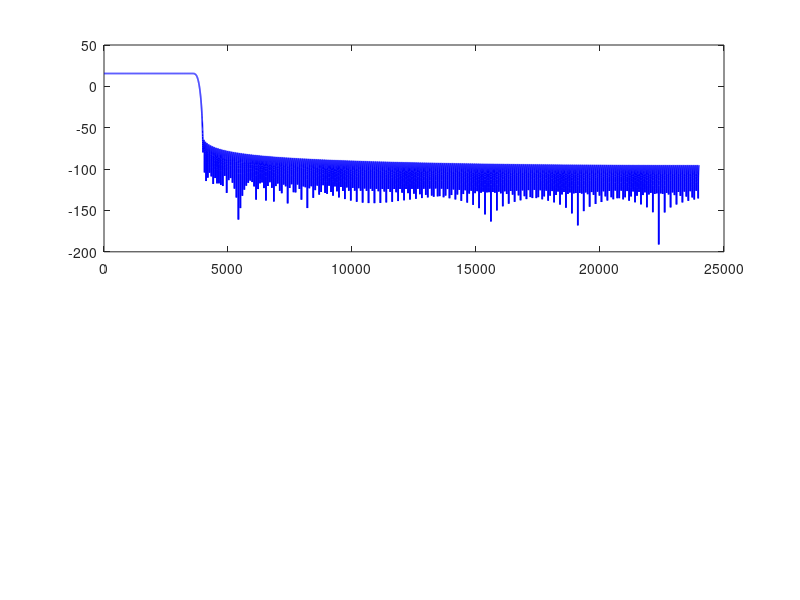

This figure's MATLAB source: (Note: this script raises an error after producing the figure.)
% %% test
% t = (0:fs-1)/fs;   % 或 0:1/fs:1-1/fs
% x = sin(2*pi*f1*t);
% plot(t, x);        % 横轴应为时间
% xlim([0, 0.005]);   % 看几个周期就够了


%% 48kHz -> 8kHz 抗混叠低通滤波器设计 (Kaiser 窗)
% 用途: 降采样前低通滤波, 防止 4kHz 以上频率混叠到 8kHz 采样后的 0-4kHz
% 流程: x[48k] -> H(z)低通 -> 每6点抽1点 -> y[8k]

clear; clc; close all;

%% 1. 参数设置
fs_in   = 48000;            % 输入采样率
fs_out  = 8000;             % 输出采样率
Q       = fs_in / fs_out;   % 抽取因子 = 6
P = Q;

f_nyq_out = fs_out / 2;     % 输出 Nyquist = 4000 Hz

% 滤波器指标
fp  = 3600;                 % 通带边缘 (Hz) - 保留到 3.6 kHz
fst = 4000;                 % 阻带边缘 (Hz) - 4 kHz 以上必须衰减
Ap  = 1;                    % 通带纹波 (dB)
Ast = 80;                   % 阻带衰减 (dB)

fprintf('===== 滤波器设计参数 =====\n');
fprintf('输入采样率     : %d Hz\n', fs_in);
fprintf('输出采样率     : %d Hz\n', fs_out);
fprintf('抽取因子 Q     : %d\n', Q);
fprintf('通带边缘 fp    : %d Hz\n', fp);
fprintf('阻带边缘 fst   : %d Hz\n', fst);
fprintf('阻带衰减 Ast   : %d dB\n\n', Ast);

%% 2. 用 kaiserord 估计阶数和 beta
% kaiserord 中频率可指定以 Hz 为单位 (传入 fs)
f_vec = [fp, fst];
a_vec = [1, 0];                             % 通带=1, 阻带=0
dev   = [(10^(Ap/20)-1)/(10^(Ap/20)+1), 10^(-Ast/20)];

[n, Wn, beta, ftype] = kaiserord(f_vec, a_vec, dev, fs_in);

% 保证 n 为偶数 (滤波器长度为奇数 => Type I 线性相位)
n = n + mod(n, 2);

fprintf('===== Kaiser 估计结果 =====\n');
fprintf('估计阶数 n     : %d\n', n);
fprintf('滤波器长度 L   : %d\n', n+1);
fprintf('Kaiser beta    : %.4f\n', beta);
fprintf('群延迟 (样本)  : %.2f\n\n', n/2);

%% 3. 设计滤波器
fc      = (fp + fst) / 2;           % 截止频率取过渡带中点 = 3800 Hz
Wn_fir  = fc / (fs_in / 2);         % fir1 要求归一化到 fs_in/2

h = fir1(n, Wn_fir, 'low', kaiser(n+1, beta));

% 归一化直流增益为 1 (让通带幅度≈1)
h = h / sum(h);
h = h * P;   % 上采样用：补偿插零导致的 P 倍衰减

L = length(h);
fprintf('实际滤波器长度 : %d\n', L);
fprintf('实际群延迟     : %.2f 个输入样本\n\n', (L-1)/2);

%% 4. 幅频响应
[H, w] = freqz(h, 1, 16384, fs_in);

figure('Name', '滤波器频响', 'Position', [100 100 900 650]);

subplot(2,1,1);
plot(w, 20*log10(abs(H)+eps), 'b', 'LineWidth', 1.2); hold on;
yline(-Ast, 'r--', 'LineWidth', 1, 'Label', sprintf('阻带要求 -%d dB', Ast));
xline(f_nyq_out, 'k--', 'LineWidth', 1, 'Label', '4 kHz');
xline(fp,  'g--', 'LineWidth', 1, 'Label', sprintf('fp=%d', fp));
xline(fst, 'm--', 'LineWidth', 1, 'Label', sprintf('fst=%d', fst));
xlim([0 fs_in/2]); ylim([-130 5]);
grid on;
xlabel('频率 (Hz)'); ylabel('幅度 (dB)');
title('幅频响应 (全带 0-24 kHz)');

subplot(2,1,2);
plot(w, 20*log10(abs(H)+eps), 'b', 'LineWidth', 1.2); hold on;
xline(f_nyq_out, 'k--', 'LineWidth', 1);
xline(fp, 'g--', 'LineWidth', 1);
xline(fst, 'm--', 'LineWidth', 1);
xlim([0 8000]); ylim([-130 5]);
grid on;
xlabel('频率 (Hz)'); ylabel('幅度 (dB)');
title('幅频响应 (放大 0-8 kHz)');

%% 5. 通带细节
figure('Name', '通带细节', 'Position', [100 100 900 350]);
plot(w, 20*log10(abs(H)+eps), 'b', 'LineWidth', 1.2); hold on;
yline( Ap, 'r--'); yline(-Ap, 'r--');
xlim([0 fp]); ylim([-3 1]);
grid on;
xlabel('频率 (Hz)'); ylabel('幅度 (dB)');
title('通带 0 - 3.6 kHz 纹波');

%% 6. 脉冲响应与 Kaiser 窗
figure('Name', '脉冲响应与窗', 'Position', [100 100 900 500]);

subplot(2,1,1);
stem(0:L-1, h, '.', 'MarkerSize', 8);
grid on; xlabel('n'); ylabel('h[n]');
title('FIR 脉冲响应 (对称 => 线性相位)');

subplot(2,1,2);
w_k = kaiser(L, beta);
plot(0:L-1, w_k, 'r', 'LineWidth', 1.2);
grid on; xlabel('n'); ylabel('w[n]');
title(sprintf('Kaiser 窗 (\\beta = %.3f)', beta));

%% 7. 相位响应 (验证线性相位)
figure('Name', '相位响应', 'Position', [100 100 900 350]);
phi = unwrap(angle(H));
plot(w, phi * 180/pi, 'b', 'LineWidth', 1.2);
xlim([0 fs_in/2]); grid on;
xlabel('频率 (Hz)'); ylabel('相位 (度)');
title('相位响应 (应为直线 => 线性相位)');

%% 8. 群延迟
figure('Name', '群延迟', 'Position', [100 100 900 350]);
gd = grpdelay(h, 1, 16384, fs_in);
plot(w, gd, 'b', 'LineWidth', 1.2); hold on;
yline((L-1)/2, 'r--', 'LineWidth', 1, 'Label', sprintf('%.2f', (L-1)/2));
xlim([0 fp]); grid on;
xlabel('频率 (Hz)'); ylabel('群延迟 (样本)');
title('群延迟 (通带内应恒为 (L-1)/2)');

%% 9. 信号级验证: 多频正弦, 看混叠是否被压住
t = (0:4800-1) / fs_in;     % 0.1 秒

% 1 kHz (保留) + 3.5 kHz (保留) + 5 kHz (衰减) + 6 kHz (衰减)
% 若不滤波直接抽取: 5kHz -> 混叠到 3kHz, 6kHz -> 混叠到 2kHz
x = sin(2*pi*1000*t) + sin(2*pi*3500*t) + ...
    sin(2*pi*5000*t) + sin(2*pi*6000*t);

y_filt = filter(h, 1, x);       % FIR 滤波
y_out  = y_filt(1:Q:end);       % 每 Q=6 点抽 1 点

figure('Name', '信号级验证', 'Position', [100 100 900 650]);

subplot(3,1,1);
plot(t*1000, x, 'b'); xlim([0 30]);
grid on; xlabel('t (ms)'); ylabel('x');
title('原始信号 48kHz: 1k + 3.5k + 5k + 6k');

subplot(3,1,2);
plot(t*1000, y_filt, 'b'); xlim([0 30]);
grid on; xlabel('t (ms)'); ylabel('滤波后');
title('滤波后: 5k/6k 被衰减, 剩余 1k + 3.5k');

subplot(3,1,3);
t_out = (0:length(y_out)-1) / fs_out;
plot(t_out*1000, y_out, 'r'); xlim([0 30]);
grid on; xlabel('t (ms)'); ylabel('y');
title('抽取后 8kHz 输出');

% 频谱对比
figure('Name', '频谱对比', 'Position', [100 100 900 500]);

subplot(2,1,1);
[Px, Fx] = pwelch(x, [], [], 8192, fs_in);
plot(Fx/1000, 10*log10(Px), 'b'); grid on;
xlabel('频率 (kHz)'); ylabel('PSD (dB/Hz)');
title('原始信号频谱'); xlim([0 12]);

subplot(2,1,2);
[Py, Fy] = pwelch(y_out, [], [], 4096, fs_out);
plot(Fy/1000, 10*log10(Py), 'r'); grid on;
xlabel('频率 (kHz)'); ylabel('PSD (dB/Hz)');
title('抽取后 8kHz 信号频谱 (5k/6k 混叠分量被抑制)');
xlim([0 4]);

%% 10. 导出系数为 C 头文件
%filename = 'lpf_48k_to_8k.h';
filename = 'lpf_8k_to_48k.h';
fid = fopen(filename, 'w');

fprintf(fid, '/* ============================================\n');
fprintf(fid, ' * 48kHz -> 8kHz 抗混叠 FIR 低通滤波器\n');
fprintf(fid, ' * 设计方法 : Kaiser 窗\n');
fprintf(fid, ' * 阶数     : %d, 长度 : %d\n', n, L);
fprintf(fid, ' * 采样率   : %d Hz\n', fs_in);
fprintf(fid, ' * 通带边缘 : %d Hz\n', fp);
fprintf(fid, ' * 阻带边缘 : %d Hz\n', fst);
fprintf(fid, ' * 阻带衰减 : %d dB\n', Ast);
% fprintf(fid, ' * 抽取因子 : Q = %d\n', Q);
fprintf(fid, ' * 抽取因子 : P = %d\n', P);
fprintf(fid, ' * 群延迟   : %.4f 样本 (整数 %d)\n', (L-1)/2, round((L-1)/2));
fprintf(fid, ' * ============================================ */\n\n');

% fprintf(fid, '#ifndef LPF_48K_TO_8K_H\n#define LPF_48K_TO_8K_H\n\n');
fprintf(fid, '#ifndef LPF_8K_TO_48K_H\n#define LPF_8K_TO_48K_H\n\n');   % guard 改名
fprintf(fid, '#define LPF_LEN              %d\n', L);
fprintf(fid, '#define LPF_Q                %d\n', P);
fprintf(fid, '#define LPF_P                %d\n', P);
fprintf(fid, '#define LPF_GROUP_DELAY      %.4f\n', (L-1)/2);
fprintf(fid, '#define LPF_GROUP_DELAY_INT  %d\n\n', round((L-1)/2));

fprintf(fid, 'static const double lpf_coeff[LPF_LEN] = {\n');
for k = 1:L
    if mod(k-1, 4) == 0
        fprintf(fid, '    ');
    end
    fprintf(fid, '%.9e', h(k));
    if k < L
        fprintf(fid, ',');
    end
    if mod(k, 4) == 0
        fprintf(fid, '\n');
    else
        fprintf(fid, ' ');
    end
end
fprintf(fid, '\n};\n\n');
fprintf(fid, '#endif /* LPF_48K_TO_8K_H */\n');
fclose(fid);

fprintf('===== 完成 =====\n');
fprintf('系数已导出到: %s\n', filename);
fprintf('滤波器长度   : %d\n', L);
fprintf('群延迟       : %.2f 样本\n', (L-1)/2);
